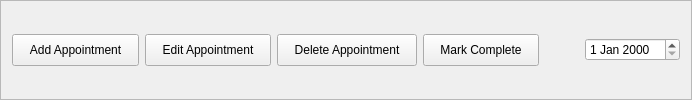
         <widget class="QFrame" name="appointmentActionsFrame">
          <property name="frameShape">
           <enum>QFrame::Shape::StyledPanel</enum>
          </property>
          <property name="frameShadow">
           <enum>QFrame::Shadow::Raised</enum>
          </property>
          <layout class="QHBoxLayout" name="horizontalLayout_5">
           <item>
            <widget class="QPushButton" name="addAppointmentBtn">
             <property name="styleSheet">
              <string notr="true">padding: 8px 16px;</string>
             </property>
             <property name="text">
              <string>Add Appointment</string>
             </property>
            </widget>
           </item>
           <item>
            <widget class="QPushButton" name="editAppointmentBtn">
             <property name="styleSheet">
              <string notr="true">padding: 8px 16px;</string>
             </property>
             <property name="text">
              <string>Edit Appointment</string>
             </property>
            </widget>
           </item>
           <item>
            <widget class="QPushButton" name="deleteAppointmentBtn">
             <property name="styleSheet">
              <string notr="true">padding: 8px 16px;</string>
             </property>
             <property name="text">
              <string>Delete Appointment</string>
             </property>
            </widget>
           </item>
           <item>
            <widget class="QPushButton" name="completeAppointmentBtn">
             <property name="styleSheet">
              <string notr="true">padding: 8px 16px;</string>
             </property>
             <property name="text">
              <string>Mark Complete</string>
             </property>
            </widget>
           </item>
           <item>
            <spacer name="horizontalSpacer_3">
             <property name="orientation">
              <enum>Qt::Orientation::Horizontal</enum>
             </property>
             <property name="sizeHint" stdset="0">
              <size>
               <width>40</width>
               <height>20</height>
              </size>
             </property>
            </spacer>
           </item>
           <item>
            <widget class="QDateEdit" name="appointmentDateFilter"/>
           </item>
          </layout>
         </widget>
